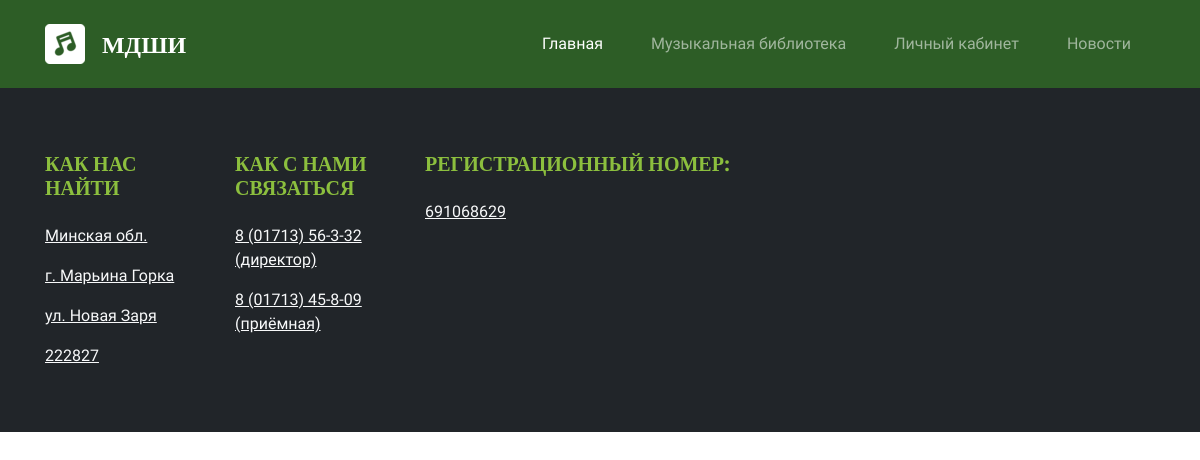
Before: /news/ with the older database file.
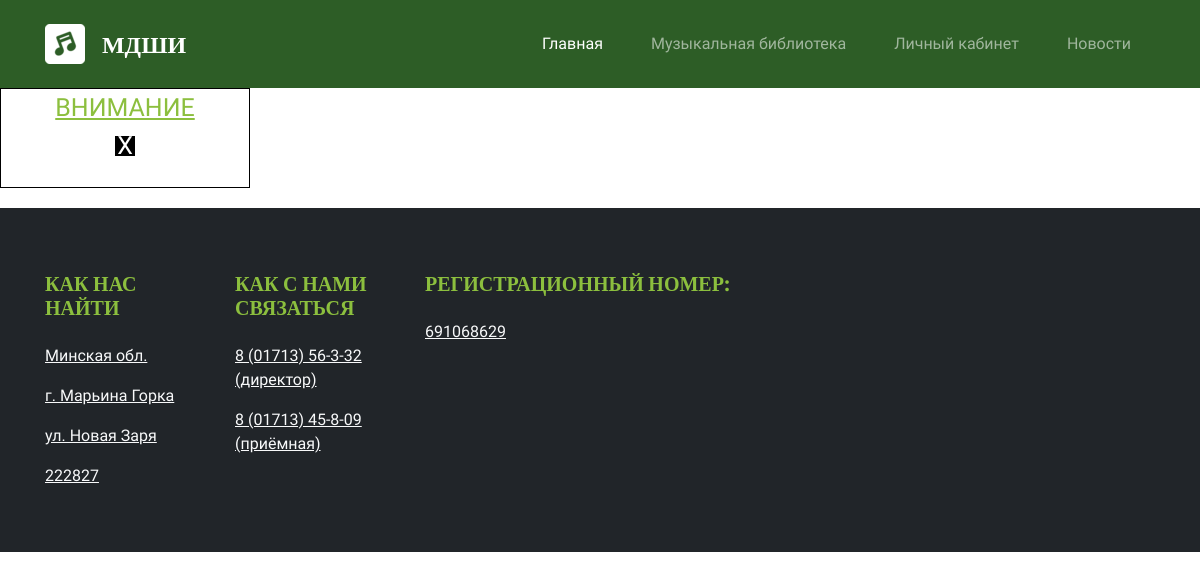
After: the same page with the newer database file.
### base/models.py (models this page shows, shortened)
class New(models.Model):
    title = models.CharField(max_length=256, verbose_name="Название статьи")
    description = RichTextField(null = False, blank = False, max_length = 100000, verbose_name="Подробное описание статьи")
    created = models.DateTimeField(auto_now_add=True)

### base/views.py (the view)
# urls.py: path('news/', views.newsPage, name = 'news'),
def newsPage(request):
    news = New.objects.order_by('-created')
    context = {'news' : news}
    return render(request, 'base/article_list.html', context)

### base/templates/base/article_list.html (shortened to what this page needs)
{% extends 'main.html' %}
{% block content %}
    {% for new in news %}
        <div style="text-align:center;display: flex;flex-direction: column ;font-size: 25px;
         margin-bottom: 20px; border: 1px solid black; height: 100px; width: 250px">
            <a href = "{% url 'new' new.id %}">{{ new.title }}</a>
            <a href="{% url 'delete-new' new.id %}" style="text-decoration: none; color: black;">
              <span style="display: inline-block; width: 20px; height: 20px;
               line-height: 20px; text-align: center; background-color: black; color: white;">X</span>
            </a>
        </div>
    {% endfor %}
{% endblock %}

Changed rows visible on the page:
added New: title "ВНИМАНИЕ"
